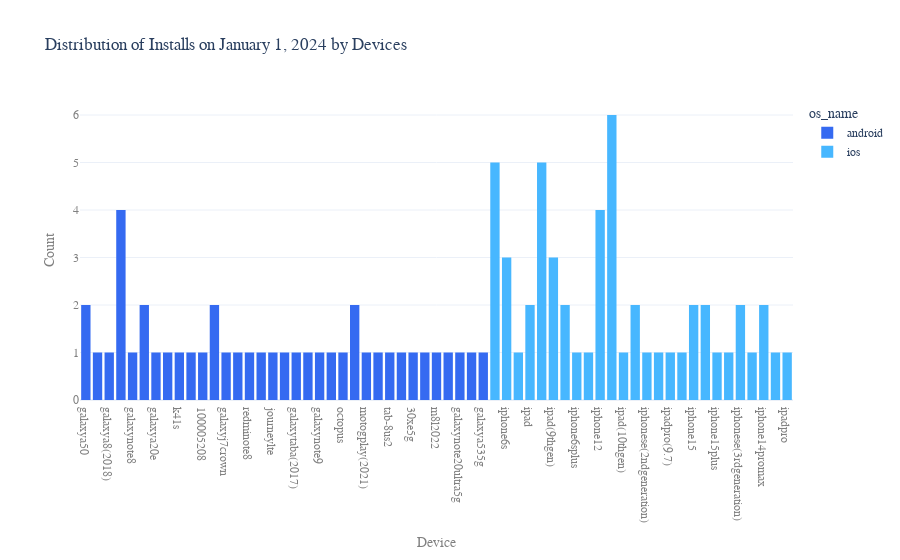

Source (notebook cell):
### Code cell
fig = px.histogram(
    installs, 
    x='device', 
    title='Distribution of Installs on January 1, 2024 by Devices',
    color='os_name',
    color_discrete_sequence=justplay_colors)

fig.update_layout(
    yaxis_title='Count',
    xaxis_title='Device'
)

write(fig, 'installs_by_devices')

### Figure 1 — Plotly figure (JSON) as saved in the notebook; plotly's stock layout.template omitted (floating-point values rounded to 4 significant figures)
{"data": [{"alignmentgroup": "True", "bingroup": "x", "hovertemplate": "os_name=android<br>device=%{x}<br>count=%{y}<extra></extra>", "legendgroup": "android", "marker": {"color": "#356AF1", "pattern": {"shape": ""}}, "name": "android", "offsetgroup": "android", "orientation": "v", "showlegend": true, "type": "histogram", "x": ["galaxya50", "galaxys22ultra5g", "galaxya8(2018)", "galaxys8", "galaxynote8", "galaxys8plus", "galaxya20e", "8", "k41s", "p30lite", "100005208", "galaxys8", "galaxys8plus", "galaxys8active", "galaxyj7crown", "u693cl", "redminote8", "galaxys8", "legacy", "journeylte", "galaxys8active", "y5(2019)", "galaxytaba(2017)", "galaxys8", "galaxys9plus", "galaxynote9", "one5gace", "octopus", "view2", "motogplay(2021)", "motog8power", "tab-8us2", "galaxya50", "view2", "100026191", "30xe5g", "motogplay2023", "m8l2022", "galaxya135g", "galaxynote20ultra5g", "motog5g(2022)", "galaxya535g"], "xaxis": "x", "yaxis": "y"}, {"alignmentgroup": "True", "bingroup": "x", "hovertemplate": "os_name=ios<br>device=%{x}<br>count=%{y}<extra></extra>", "legendgroup": "ios", "marker": {"color": "#47B7FF", "pattern": {"shape": ""}}, "name": "ios", "offsetgroup": "ios", "orientation": "v", "showlegend": true, "type": "histogram", "x": ["iphonexr", "iphone6s", "iphone7", "iphone6s", "iphonexr", "ipad", "iphone11", "ipad(9thgen)", "iphone7plus", "iphone6s", "iphone7plus", "iphone6splus", "iphone13promax", "iphone12", "iphonexr", "iphone11", "iphone13", "iphone13", "iphone12", "ipad(10thgen)", "iphone13", "ipad(9thgen)", "iphonexr", "ipad(9thgen)", "iphone11", "iphonexs", "iphonese(2ndgeneration)", "iphonexs", "iphone13", "iphone13pro", "ipadpro(9.7)", "iphone8", "iphonexr", "iphone15", "iphone12mini", "iphone12", "iphone15plus", "iphone15promax", "iphone11", "iphonese(3rdgeneration)", "iphone12pro", "iphone12mini", "iphonese(3rdgeneration)", "iphone12", "iphone15", "iphone14promax", "ipad", "iphone13", "iphone13", "iphone11pro", "iphone11", "ipadpro", "iphone14promax"], "xaxis": "x", "yaxis": "y"}], "layout": {"autosize": true, "barmode": "relative", "font": {"family": "Helvetica"}, "legend": {"title": {"text": "os_name"}, "tracegroupgap": 0}, "title": {"text": "Distribution of Installs on January 1, 2024 by Devices"}, "xaxis": {"anchor": "y", "autorange": true, "color": "grey", "domain": [0, 1], "range": [-0.5, 60.5], "title": {"text": "Device"}, "type": "category"}, "yaxis": {"anchor": "x", "autorange": true, "color": "grey", "domain": [0, 1], "range": [0, 6.316], "title": {"text": "Count"}}}}
